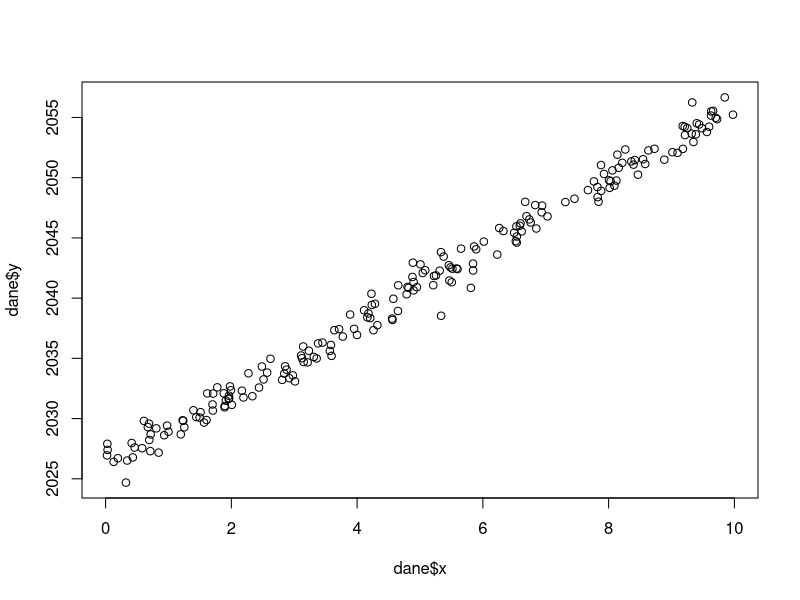
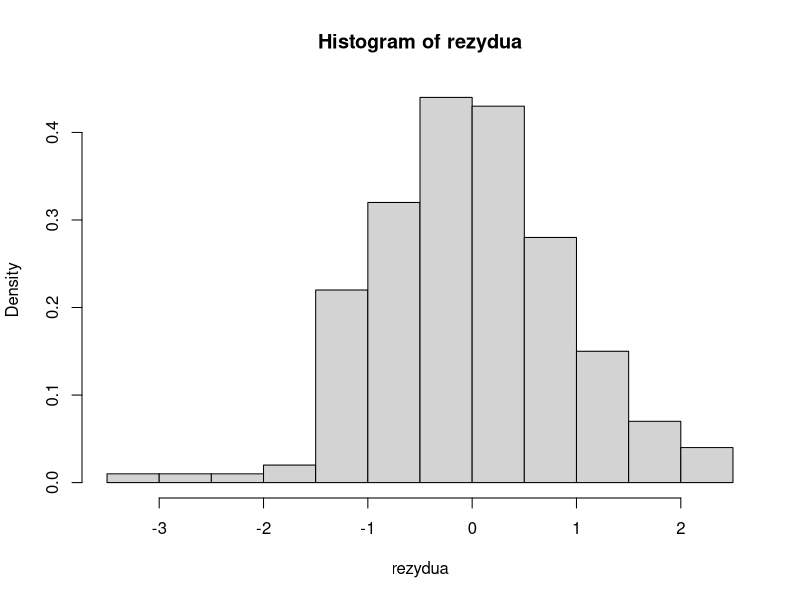
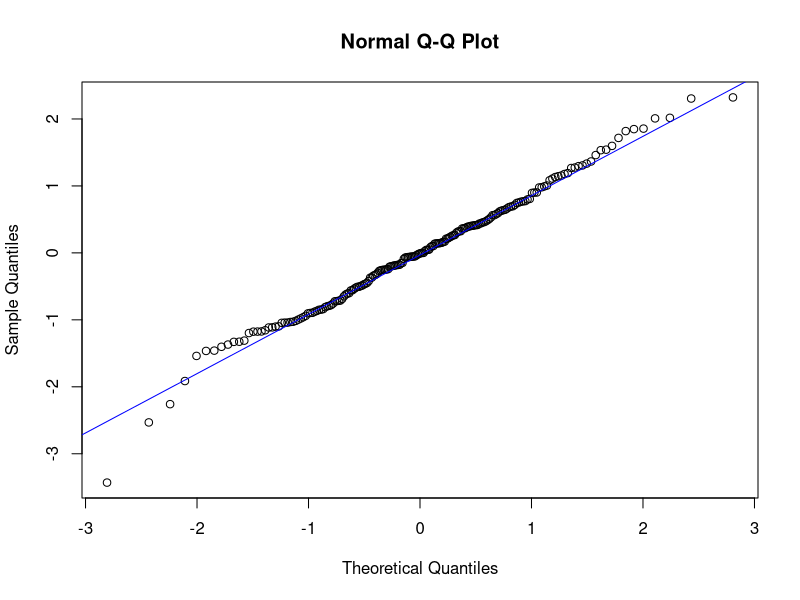
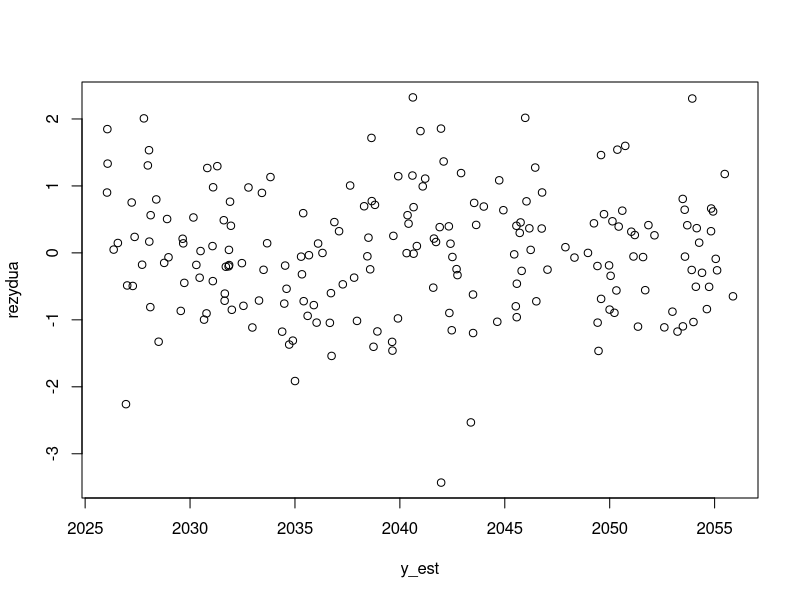
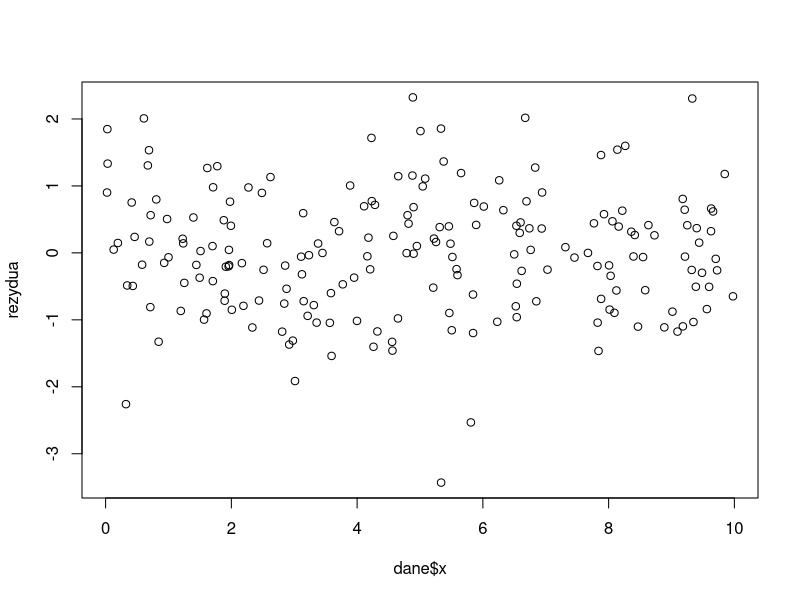
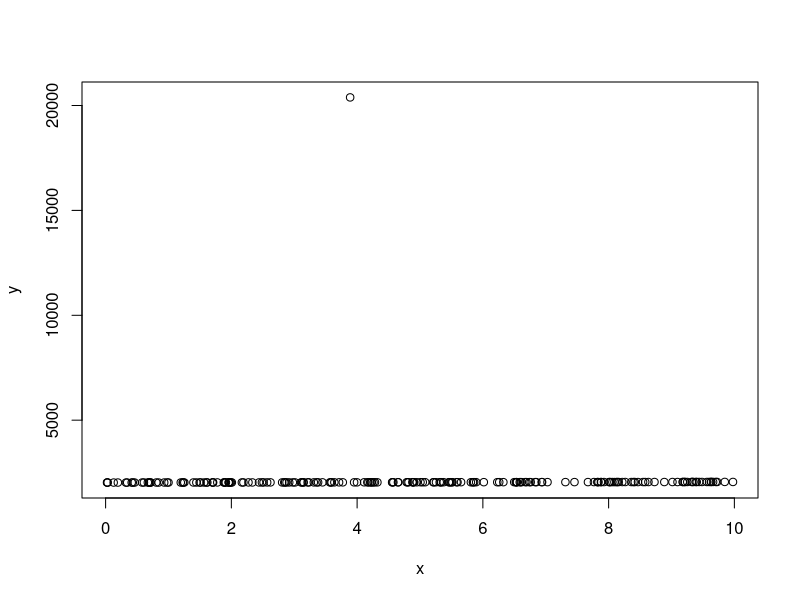
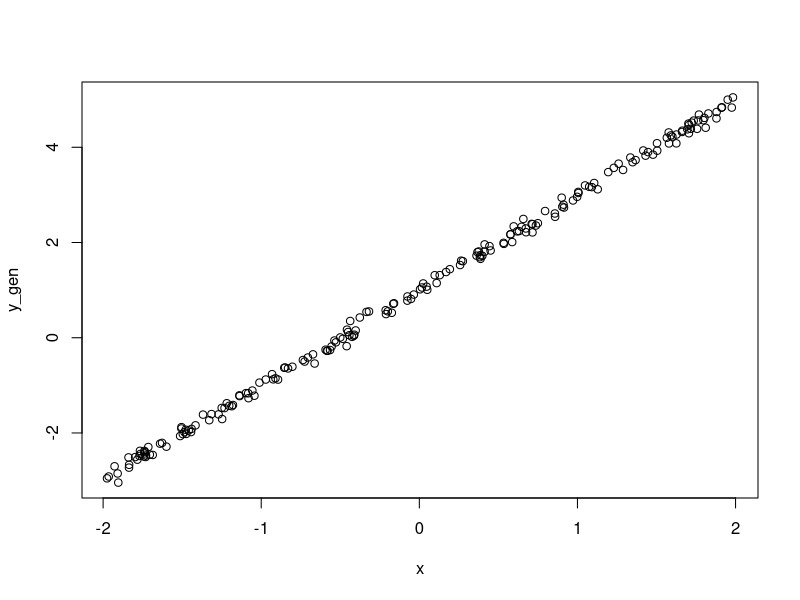
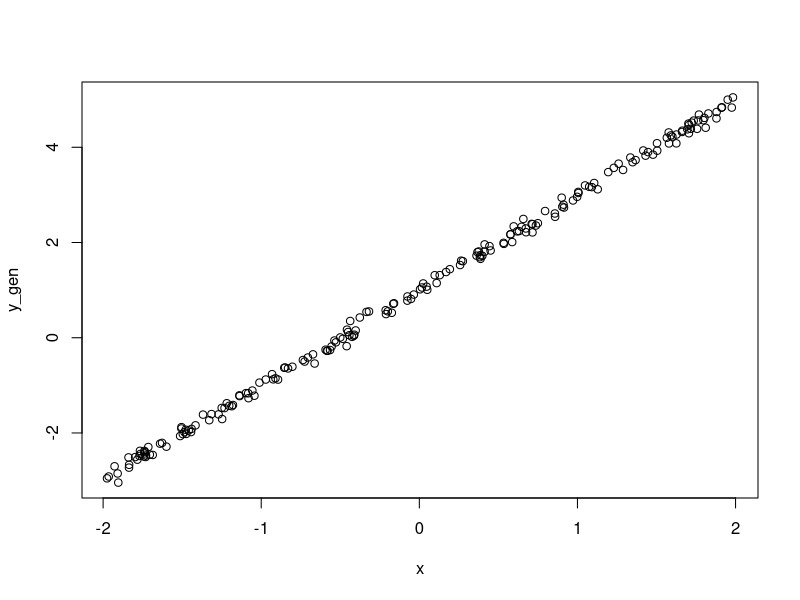

Source code (R) for these figures, in order:
## ---- chunk 1

knitr::opts_chunk$set(
  fig.width = 6,
  fig.height = 4,
  out.extra='',
  echo = FALSE,
  warning = FALSE,
  message = FALSE,
  error = FALSE,
  cache=FALSE,
  dev.args = list(png = list(type = "cairo")))

knitr::opts_chunk$set(
  fig.pos = "H",
  out.extra = "",
  fig.align = "center",
  dev = "pdf",
  dev.args = list(encoding="CP1257.enc")
)

## ---- chunk 2
library(knitr)
library(ggplot2)
library(patchwork)
library(readxl)
library(kableExtra)
## ---- chunk 3
# Wczytanie danych

dane <- as.data.frame(read_excel("lab-1-i-2.xlsx"))
## ---- chunk 4
liczba_wierszy <- nrow(dane)
## ---- chunk 5
# Wskaźniki numeryczne charakteryzujące próbę

wskazniki_numeryczne <- function(x) {
  c(
    Min = min(x),
    Max = max(x),
    "Q1" = quantile(x, 0.25, names = FALSE),
    Mediana = median(x),
    "Q3" = quantile(x, 0.75, names = FALSE),
    "Średnia" = mean(x),
    Wariancja = var(x),
    "Odch. std." = sd(x)
  )
}


wskazniki_tabela <- data.frame(
  "Wskaźnik" = names(wskazniki_numeryczne(dane$x)),
  x = wskazniki_numeryczne(dane$x),
  y = wskazniki_numeryczne(dane$y)
)

#wariancja <- sapply(dane[, c("x", "y")], var)
#odchylenie_std <- sapply(dane[, c("x", "y")], sd)

#kable(rbind(summary(dane), wariancja, odchylenie_std ) )

kable(wskazniki_tabela, row.names = FALSE, digits = 4)

## ---- chunk 6
plot(dane$x, dane$y)
# Wygląda, że układają się wokół funkcji liniowej.
## ---- chunk 7
# próbkowy współczynnik korelacji tych zmiennych
prob_wsp_kor <- cor(dane$x, dane$y)
## ---- chunk 8
sr_x <- mean(dane$x)
sr_y <-  mean(dane$y)

est_beta_1 <-  sum((dane$x-sr_x)*(dane$y - sr_y))/ sum((dane$x - sr_x)^2)
est_beta_0 <- sr_y - est_beta_1*sr_x
## ---- chunk 9
y_est <- est_beta_0 + est_beta_1 * dane$x
## ---- chunk 10
est_sigma_kw <- sum((dane$y - y_est)^2)/(length(dane$x)-2)
## ---- chunk 11
SE_beta_1_kw <- est_sigma_kw/sum((dane$x - sr_x)^2)

statystyka_T <- est_beta_1/sqrt(SE_beta_1_kw)

p_value <- 2*(1 - pt( abs(statystyka_T), length(dane$x) - 2) )

## ---- chunk 12
T_upper <-  est_beta_1 +  qt(1- 0.01/2, length(dane$x) - 2 )*sqrt(SE_beta_1_kw)
T_lower <- est_beta_1 - qt(1- 0.01/2, length(dane$x) - 2 )*sqrt(SE_beta_1_kw)
## ---- chunk 13
x0 <- 1
est_Y_x0 <- est_beta_0 + est_beta_1*x0
## ---- chunk 14
# Realizacja przedziału ufności

SE_kw_estY_Y <- est_sigma_kw*(1 + 1/nrow(dane) + (x0 - sr_x)^2/sum((dane$x - sr_x)^2) )

T_Y_upper <- est_Y_x0 +  qt(1- 0.01/2, length(dane$x) - 2 )*sqrt(SE_kw_estY_Y)
T_Y_lower <- est_Y_x0 -  qt(1- 0.01/2, length(dane$x) - 2 )*sqrt(SE_kw_estY_Y)

## ---- chunk 15
# Wyznaczamy reszty modelu
rezydua <- dane$y - y_est
## ---- chunk 16
hist(rezydua, freq = FALSE)
## ---- chunk 17
qqnorm(rezydua)
qqline(rezydua, col = "blue")

## ---- chunk 18
plot(y_est, rezydua)
## ---- chunk 19
plot(dane$x, rezydua)
## ---- chunk 20
nowe_dane <- dane
nowe_dane$y[nrow(dane)] <- dane$y[nrow(dane)]*10


nowe_sr_x <- mean(nowe_dane$x)
nowe_sr_y <-  mean(nowe_dane$y)

nowe_est_beta_1 <- sum((nowe_dane$x-nowe_sr_x)*(nowe_dane$y - nowe_sr_y))/
                        sum((nowe_dane$x - nowe_sr_x)^2)
nowe_est_beta_0 <- nowe_sr_y - nowe_est_beta_1*nowe_sr_x


## ---- chunk 21
plot(nowe_dane)
## ---- chunk 22
set.seed(282241)

n=200
b0 = 1
b1 = 2
x <- runif(n,-2,2)
epsilon <- rnorm(n, mean = 0, sd = 0.1)

# Generujemy obserwacje
y_gen <- b0 + b1*x + epsilon

## ---- chunk 23
plot(x, y_gen)
## ---- chunk 24

gen_sr_x <- mean(x)
gen_sr_y <- mean(y_gen)

gen_est_beta_1 <-  sum((x-gen_sr_x)*(y_gen - gen_sr_y))/ sum((x - gen_sr_x)^2)
gen_est_beta_0 <- gen_sr_y - gen_est_beta_1*gen_sr_x

## ---- chunk 25

set.seed(282241)

generuj_obserwacje <- function(sigma){

n=200

b0 = 1
b1 = 2
x <- runif(n,-2,2)
epsilon <- rnorm(n, mean = 0, sd = sigma)

# Wygeneruj obserwacje
y_gen <- b0 + b1*x + epsilon

plot(x,y_gen)

gen_sr_x <- mean(x)
gen_sr_y <- mean(y_gen)

gen_est_beta_1 <-  sum((x-gen_sr_x)*(y_gen - gen_sr_y))/ sum((x - gen_sr_x)^2)
gen_est_beta_0 <- gen_sr_y - gen_est_beta_1*gen_sr_x

y_pred <- gen_est_beta_0 + gen_est_beta_1*x

SSE <- sum((y_gen-y_pred)^2)
  
SST <- sum((y_gen - gen_sr_y)^2)

R_kw <- 1- SSE/SST

return(c(gen_est_beta_0, gen_est_beta_1, R_kw))
}

## ---- chunk 26
obs1 <- generuj_obserwacje(0.1)
obs2 <- generuj_obserwacje(0.5)
obs3 <- generuj_obserwacje(1)
# Zmienia się wraz ze wzrostem wariancji

# Jak zmieniają się precyzja
# estymatorów i współczynnik R2, gdy rośnie wariancja?
